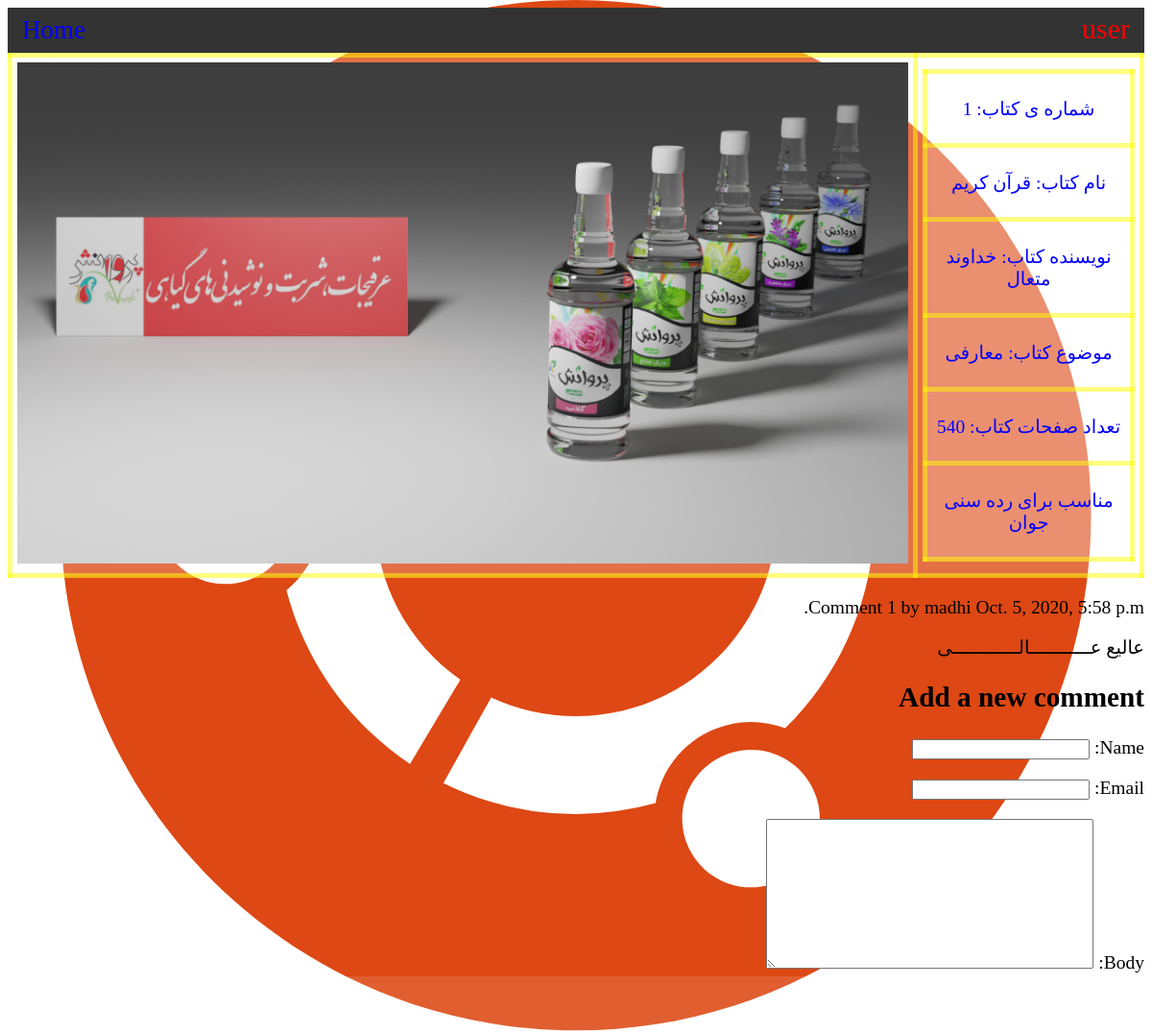
The page /1 on the database its author committed.
### booksapp/models.py (models this page shows, shortened)
class Book(models.Model):
    number = models.IntegerField()
    name = models.CharField(max_length=400)
    author = models.ForeignKey(Author,on_delete=models.CASCADE, related_name="books",default=None)
    topic = models.ForeignKey(Topic,on_delete=models.CASCADE, related_name="books",default=None)
    page_count = models.IntegerField()
    ages = models.ForeignKey(Ages,on_delete=models.CASCADE, related_name="books",default=None)
    image = models.ImageField(upload_to = 'pic_folder/booksapp/', default = 'pic_folder/booksapp/no-img.jpg')
    def __str__(self):
        return f"{self.name} {self.author.name} ({self.topic.name})"

class Author(models.Model):
    name = models.CharField(max_length=400)
    def __str__(self):
        return self.name

class Topic(models.Model):
    name = models.CharField(max_length=200)

class Ages(models.Model):
    name = models.CharField(max_length=200)

class Comment(models.Model):
    post = models.ForeignKey(Book,on_delete=models.CASCADE, related_name ="comments")
    name = models.CharField(max_length=80)
    email = models.EmailField()
    body = models.TextField()
    created = models.DateTimeField(auto_now_add=True)
    updated = models.DateTimeField(auto_now=True)
    active = models.BooleanField(default=True)
    class Meta:
        ordering = ('created',)

### booksapp/views.py (the view)
# urls.py: path('<slug_detail>',views.app_detail,name="detail"),
def app_detail(request,slug_detail):
    book = Book.objects.get(number=slug_detail)
    comments = book.comments.filter(active=True)
    new_comment = None
    if request.method == 'POST':
        print("new comment detected")
        comment_form = CommentForm(data=request.POST)
        if comment_form.is_valid():
            print("comment form is valid")
            new_comment = comment_form.save(commit=False)
            new_comment.post = book
            new_comment.save()
    else:
        comment_form = CommentForm()
    print(book)
    return render(request,'booksapp/detail.html',{'book':book,
                   'comments': comments,
                   'new_comment': new_comment,
                   'comment_form': comment_form})

### booksapp/form.py
class CommentForm(forms.ModelForm):
    class Meta:
        model = Comment
        fields = ('name', 'email', 'body')

### booksapp/templates/booksapp/detail.html (shortened to what this page needs)
{% extends "booksapp/base.html" %}
{% load static %}
{% block head %}
    <link rel="stylesheet" href="{% static 'booksapp/detail.css' %}"12>
    {% endblock %}
{% block body %}
        <table>
            <tr>
                <td>
                    <table style="height: 100%;">
                        <tr>
                            <td><p>شماره ی کتاب: {{book.number}}</p></td>
                        </tr>
                        <tr>
                            <td><p> نام کتاب: {{book.name}}</p></td>
                        </tr>
                        <tr>
                            <td><p>نویسنده کتاب: {{book.author}}</p></td>
                        </tr>
                        <tr>
                            <td><p>موضوع کتاب: {{book.topic.name}}</p></td>
                        </tr>
                        <tr>
                            <td><p>تعداد صفحات کتاب: {{book.page_count}}</p></td>
                        </tr>
                        <tr>
                            <td><p>مناسب برای رده سنی {{book.ages.name}}</p></td>
                        </tr>
                    </table>
                </td>
                <td style="width: 80%;"><img src="{{book.image.url}}" style="width: 100%;"></td>
            </tr>
        </table>
        {% for comment in comments %}
        <div class="comment">
          <p class="info">
            Comment {{ forloop.counter }} by {{ comment.name }}
            {{ comment.created }}
          </p>
          {{ comment.body|linebreaks }}
        </div>
      {% empty %}
        <p>There are no comments yet.</p>
      {% endfor %}
      {% if new_comment %}
        <h2>Your comment has been added.</h2>
      {% else %}
        <h2>Add a new comment</h2>
        <form method="post">
          {{ comment_form.as_p }}
          <p><input type="submit" value="Add comment"></p>
        </form>
      {% endif %}
            {% endblock %}

### booksapp/static/booksapp/base.css (style rules this page uses)
body { background-image: url('ubuntu.svg'); background-position-x: center; background-size: contain; background-repeat: no-repeat; background-attachment: fixed; font-family: Chilanka,homa; font-size: 25px; direction: rtl; }

### booksapp/static/booksapp/detail.css (style rules this page uses)
body { color: black; font-family: Chilanka,homa; font-size: 19.5px; direction: rtl; }
table, th, td { background-color: #ffffff1e; border: 5px solid rgba(255, 255, 0, 0.5); border-collapse: collapse; color: blue; }
th, td { padding: 5px; }
table { text-align: center; }

### rows shown on the page
Book: number "1", name "قرآن کریم", author "خداوند متعال", topic.name "معارفی", page_count "540", ages.name "جوان", image (picture)
Comment: name "madhi", created "Oct. 5, 2020, 5:58 p.m.", body "عالیع عـــــــــــالــــــــــــی"
